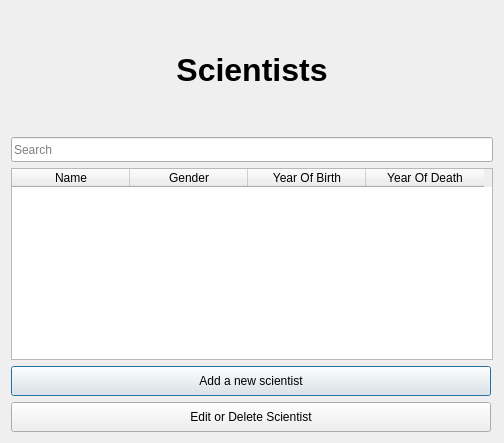
<?xml version="1.0" encoding="UTF-8"?>
<ui version="4.0">
 <class>ScientistTableDialog</class>
 <widget class="QDialog" name="ScientistTableDialog">
  <property name="geometry">
   <rect>
    <x>0</x>
    <y>0</y>
    <width>500</width>
    <height>450</height>
   </rect>
  </property>
  <property name="minimumSize">
   <size>
    <width>500</width>
    <height>450</height>
   </size>
  </property>
  <property name="baseSize">
   <size>
    <width>110</width>
    <height>0</height>
   </size>
  </property>
  <property name="windowTitle">
   <string>Scientists</string>
  </property>
  <property name="windowIcon">
   <iconset resource="aukaefni.qrc">
    <normaloff>:/images/pictures/viso.png</normaloff>:/images/pictures/viso.png</iconset>
  </property>
  <property name="styleSheet">
   <string notr="true"/>
  </property>
  <layout class="QVBoxLayout" name="verticalLayout">
   <property name="sizeConstraint">
    <enum>QLayout::SetFixedSize</enum>
   </property>
   <item>
    <widget class="QLabel" name="label">
     <property name="sizePolicy">
      <sizepolicy hsizetype="Expanding" vsizetype="Fixed">
       <horstretch>0</horstretch>
       <verstretch>0</verstretch>
      </sizepolicy>
     </property>
     <property name="minimumSize">
      <size>
       <width>482</width>
       <height>120</height>
      </size>
     </property>
     <property name="maximumSize">
      <size>
       <width>482</width>
       <height>120</height>
      </size>
     </property>
     <property name="text">
      <string>&lt;html&gt;&lt;head/&gt;&lt;body&gt;&lt;p align=&quot;center&quot;&gt;&lt;span style=&quot; font-size:24pt; font-weight:600;&quot;&gt;Scientists&lt;/span&gt;&lt;/p&gt;&lt;/body&gt;&lt;/html&gt;</string>
     </property>
    </widget>
   </item>
   <item>
    <widget class="QLineEdit" name="ScientistSearch">
     <property name="sizePolicy">
      <sizepolicy hsizetype="Expanding" vsizetype="Fixed">
       <horstretch>0</horstretch>
       <verstretch>0</verstretch>
      </sizepolicy>
     </property>
     <property name="minimumSize">
      <size>
       <width>480</width>
       <height>25</height>
      </size>
     </property>
     <property name="maximumSize">
      <size>
       <width>16777215</width>
       <height>25</height>
      </size>
     </property>
     <property name="styleSheet">
      <string notr="true"/>
     </property>
     <property name="placeholderText">
      <string>Search</string>
     </property>
    </widget>
   </item>
   <item>
    <widget class="QTableWidget" name="ScientistTable">
     <property name="sizePolicy">
      <sizepolicy hsizetype="Expanding" vsizetype="Expanding">
       <horstretch>0</horstretch>
       <verstretch>0</verstretch>
      </sizepolicy>
     </property>
     <property name="minimumSize">
      <size>
       <width>480</width>
       <height>150</height>
      </size>
     </property>
     <property name="maximumSize">
      <size>
       <width>16777215</width>
       <height>16777215</height>
      </size>
     </property>
     <property name="focusPolicy">
      <enum>Qt::ClickFocus</enum>
     </property>
     <property name="autoFillBackground">
      <bool>false</bool>
     </property>
     <property name="styleSheet">
      <string notr="true"/>
     </property>
     <property name="frameShape">
      <enum>QFrame::StyledPanel</enum>
     </property>
     <property name="verticalScrollBarPolicy">
      <enum>Qt::ScrollBarAsNeeded</enum>
     </property>
     <property name="horizontalScrollBarPolicy">
      <enum>Qt::ScrollBarAlwaysOff</enum>
     </property>
     <property name="editTriggers">
      <set>QAbstractItemView::NoEditTriggers</set>
     </property>
     <property name="selectionMode">
      <enum>QAbstractItemView::SingleSelection</enum>
     </property>
     <property name="selectionBehavior">
      <enum>QAbstractItemView::SelectRows</enum>
     </property>
     <property name="sortingEnabled">
      <bool>true</bool>
     </property>
     <attribute name="horizontalHeaderDefaultSectionSize">
      <number>118</number>
     </attribute>
     <attribute name="verticalHeaderVisible">
      <bool>false</bool>
     </attribute>
     <attribute name="verticalHeaderHighlightSections">
      <bool>true</bool>
     </attribute>
     <attribute name="verticalHeaderShowSortIndicator" stdset="0">
      <bool>false</bool>
     </attribute>
     <column>
      <property name="text">
       <string>Name</string>
      </property>
     </column>
     <column>
      <property name="text">
       <string>Gender</string>
      </property>
     </column>
     <column>
      <property name="text">
       <string>Year Of Birth</string>
      </property>
     </column>
     <column>
      <property name="text">
       <string>Year Of Death</string>
      </property>
      <property name="background">
       <color>
        <red>150</red>
        <green>150</green>
        <blue>150</blue>
       </color>
      </property>
     </column>
    </widget>
   </item>
   <item>
    <widget class="QPushButton" name="AddANewScientist">
     <property name="sizePolicy">
      <sizepolicy hsizetype="Fixed" vsizetype="Fixed">
       <horstretch>0</horstretch>
       <verstretch>0</verstretch>
      </sizepolicy>
     </property>
     <property name="minimumSize">
      <size>
       <width>480</width>
       <height>30</height>
      </size>
     </property>
     <property name="maximumSize">
      <size>
       <width>480</width>
       <height>30</height>
      </size>
     </property>
     <property name="styleSheet">
      <string notr="true"/>
     </property>
     <property name="text">
      <string>Add a new scientist</string>
     </property>
    </widget>
   </item>
   <item>
    <widget class="QPushButton" name="editDelete">
     <property name="sizePolicy">
      <sizepolicy hsizetype="Fixed" vsizetype="Fixed">
       <horstretch>0</horstretch>
       <verstretch>0</verstretch>
      </sizepolicy>
     </property>
     <property name="minimumSize">
      <size>
       <width>480</width>
       <height>30</height>
      </size>
     </property>
     <property name="maximumSize">
      <size>
       <width>480</width>
       <height>30</height>
      </size>
     </property>
     <property name="text">
      <string>Edit or Delete Scientist</string>
     </property>
    </widget>
   </item>
  </layout>
 </widget>
 <tabstops>
  <tabstop>ScientistSearch</tabstop>
  <tabstop>AddANewScientist</tabstop>
  <tabstop>editDelete</tabstop>
 </tabstops>
 <resources>
  <include location="aukaefni.qrc"/>
 </resources>
 <connections/>
</ui>
